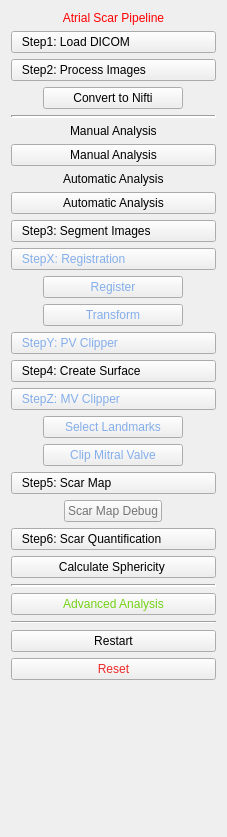
<?xml version="1.0" encoding="UTF-8"?>
<ui version="4.0">
 <class>AtrialScarViewControls</class>
 <widget class="QWidget" name="AtrialScarViewControls">
  <property name="geometry">
   <rect>
    <x>0</x>
    <y>0</y>
    <width>227</width>
    <height>837</height>
   </rect>
  </property>
  <property name="windowTitle">
   <string>QmitkTemplate</string>
  </property>
  <layout class="QVBoxLayout" name="verticalLayout">
   <item>
    <widget class="QLabel" name="titleLabel">
     <property name="styleSheet">
      <string notr="true">QLabel { color: rgb(255, 0, 0) }</string>
     </property>
     <property name="text">
      <string>Atrial Scar Pipeline</string>
     </property>
     <property name="alignment">
      <set>Qt::AlignCenter</set>
     </property>
    </widget>
   </item>
   <item>
    <widget class="QPushButton" name="button_1">
     <property name="toolTip">
      <string>Do image processing</string>
     </property>
     <property name="styleSheet">
      <string notr="true">text-align: left;</string>
     </property>
     <property name="text">
      <string>   Step1: Load DICOM</string>
     </property>
    </widget>
   </item>
   <item>
    <widget class="QPushButton" name="button_2">
     <property name="toolTip">
      <string>Do image processing</string>
     </property>
     <property name="styleSheet">
      <string notr="true">text-align: left;</string>
     </property>
     <property name="text">
      <string>   Step2: Process Images</string>
     </property>
    </widget>
   </item>
   <item alignment="Qt::AlignHCenter">
    <widget class="QPushButton" name="button_2_1">
     <property name="minimumSize">
      <size>
       <width>140</width>
       <height>0</height>
      </size>
     </property>
     <property name="maximumSize">
      <size>
       <width>140</width>
       <height>16777215</height>
      </size>
     </property>
     <property name="text">
      <string>Convert to Nifti</string>
     </property>
    </widget>
   </item>
   <item>
    <widget class="Line" name="line_2">
     <property name="lineWidth">
      <number>2</number>
     </property>
     <property name="orientation">
      <enum>Qt::Horizontal</enum>
     </property>
    </widget>
   </item>
   <item alignment="Qt::AlignHCenter">
    <widget class="QLabel" name="manualLabel">
     <property name="text">
      <string>Manual Analysis</string>
     </property>
    </widget>
   </item>
   <item>
    <widget class="QPushButton" name="mainButton_1">
     <property name="text">
      <string>Manual Analysis</string>
     </property>
    </widget>
   </item>
   <item alignment="Qt::AlignHCenter">
    <widget class="QLabel" name="automaticLabel">
     <property name="text">
      <string>Automatic Analysis</string>
     </property>
    </widget>
   </item>
   <item>
    <widget class="QPushButton" name="mainButton_2">
     <property name="text">
      <string>Automatic Analysis</string>
     </property>
    </widget>
   </item>
   <item>
    <widget class="QPushButton" name="button_3">
     <property name="toolTip">
      <string>Do image processing</string>
     </property>
     <property name="styleSheet">
      <string notr="true">text-align: left;</string>
     </property>
     <property name="text">
      <string>   Step3: Segment Images</string>
     </property>
    </widget>
   </item>
   <item>
    <widget class="QPushButton" name="button_x">
     <property name="cursor">
      <cursorShape>ArrowCursor</cursorShape>
     </property>
     <property name="styleSheet">
      <string notr="true">text-align: left; color: rgb(132, 174, 235);</string>
     </property>
     <property name="text">
      <string>   StepX: Registration</string>
     </property>
    </widget>
   </item>
   <item alignment="Qt::AlignHCenter">
    <widget class="QPushButton" name="button_x_1">
     <property name="minimumSize">
      <size>
       <width>140</width>
       <height>0</height>
      </size>
     </property>
     <property name="maximumSize">
      <size>
       <width>140</width>
       <height>16777215</height>
      </size>
     </property>
     <property name="styleSheet">
      <string notr="true">color: rgb(132, 174, 235);</string>
     </property>
     <property name="text">
      <string>Register</string>
     </property>
    </widget>
   </item>
   <item alignment="Qt::AlignHCenter">
    <widget class="QPushButton" name="button_x_2">
     <property name="minimumSize">
      <size>
       <width>140</width>
       <height>0</height>
      </size>
     </property>
     <property name="maximumSize">
      <size>
       <width>140</width>
       <height>16777215</height>
      </size>
     </property>
     <property name="styleSheet">
      <string notr="true">color: rgb(132, 174, 235);</string>
     </property>
     <property name="text">
      <string>Transform</string>
     </property>
    </widget>
   </item>
   <item>
    <widget class="QPushButton" name="button_y">
     <property name="styleSheet">
      <string notr="true">text-align: left; color: rgb(132, 174, 235);</string>
     </property>
     <property name="text">
      <string>   StepY: PV Clipper</string>
     </property>
    </widget>
   </item>
   <item>
    <widget class="QPushButton" name="button_4">
     <property name="toolTip">
      <string>Do image processing</string>
     </property>
     <property name="styleSheet">
      <string notr="true">text-align: left;</string>
     </property>
     <property name="text">
      <string>   Step4: Create Surface</string>
     </property>
    </widget>
   </item>
   <item>
    <widget class="QPushButton" name="button_z">
     <property name="styleSheet">
      <string notr="true">text-align: left; color: rgb(132, 174, 235);</string>
     </property>
     <property name="text">
      <string>   StepZ: MV Clipper</string>
     </property>
    </widget>
   </item>
   <item alignment="Qt::AlignHCenter">
    <widget class="QPushButton" name="button_z_1">
     <property name="minimumSize">
      <size>
       <width>140</width>
       <height>0</height>
      </size>
     </property>
     <property name="maximumSize">
      <size>
       <width>140</width>
       <height>16777215</height>
      </size>
     </property>
     <property name="styleSheet">
      <string notr="true">color: rgb(132, 174, 235);</string>
     </property>
     <property name="text">
      <string>Select Landmarks</string>
     </property>
    </widget>
   </item>
   <item alignment="Qt::AlignHCenter">
    <widget class="QPushButton" name="button_z_2">
     <property name="minimumSize">
      <size>
       <width>140</width>
       <height>0</height>
      </size>
     </property>
     <property name="maximumSize">
      <size>
       <width>140</width>
       <height>16777215</height>
      </size>
     </property>
     <property name="styleSheet">
      <string notr="true">color: rgb(132, 174, 235);</string>
     </property>
     <property name="text">
      <string>Clip Mitral Valve</string>
     </property>
    </widget>
   </item>
   <item>
    <widget class="QPushButton" name="button_5">
     <property name="styleSheet">
      <string notr="true">text-align: left;</string>
     </property>
     <property name="text">
      <string>   Step5: Scar Map</string>
     </property>
    </widget>
   </item>
   <item alignment="Qt::AlignHCenter">
    <widget class="QPushButton" name="button_debugscar">
     <property name="acceptDrops">
      <bool>false</bool>
     </property>
     <property name="styleSheet">
      <string notr="true">color: rgb(115, 115, 115);</string>
     </property>
     <property name="text">
      <string extracomment="Show pixels forming the scar map (MAX only).">Scar Map Debug</string>
     </property>
    </widget>
   </item>
   <item>
    <widget class="QPushButton" name="button_6">
     <property name="styleSheet">
      <string notr="true">text-align: left;</string>
     </property>
     <property name="text">
      <string>   Step6: Scar Quantification</string>
     </property>
    </widget>
   </item>
   <item>
    <widget class="QPushButton" name="button_s">
     <property name="text">
      <string>Calculate Sphericity </string>
     </property>
    </widget>
   </item>
   <item>
    <widget class="Line" name="line">
     <property name="lineWidth">
      <number>2</number>
     </property>
     <property name="orientation">
      <enum>Qt::Horizontal</enum>
     </property>
    </widget>
   </item>
   <item>
    <widget class="QPushButton" name="button_fandi">
     <property name="styleSheet">
      <string notr="true">color: rgb(115, 210, 22);</string>
     </property>
     <property name="text">
      <string>Advanced Analysis</string>
     </property>
    </widget>
   </item>
   <item>
    <widget class="Line" name="line_3">
     <property name="orientation">
      <enum>Qt::Horizontal</enum>
     </property>
    </widget>
   </item>
   <item>
    <widget class="QPushButton" name="button_r2">
     <property name="text">
      <string>Restart</string>
     </property>
    </widget>
   </item>
   <item>
    <widget class="QPushButton" name="button_r">
     <property name="styleSheet">
      <string notr="true">color:rgb(239, 41, 41)</string>
     </property>
     <property name="text">
      <string>Reset</string>
     </property>
    </widget>
   </item>
   <item>
    <spacer name="spacer">
     <property name="orientation">
      <enum>Qt::Vertical</enum>
     </property>
     <property name="sizeType">
      <enum>QSizePolicy::Expanding</enum>
     </property>
     <property name="sizeHint" stdset="0">
      <size>
       <width>20</width>
       <height>220</height>
      </size>
     </property>
    </spacer>
   </item>
  </layout>
 </widget>
 <layoutdefault spacing="6" margin="11"/>
 <resources/>
 <connections/>
</ui>
